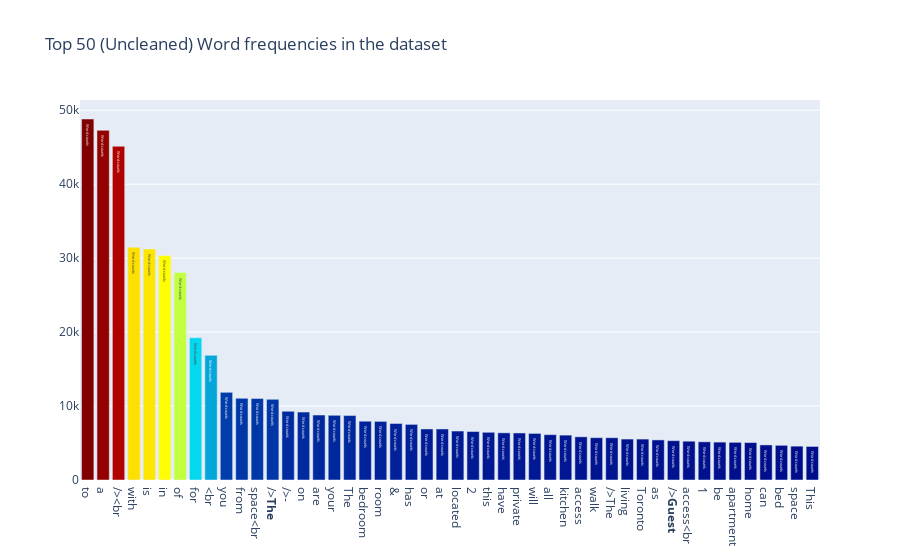

The notebook cell this image was saved under:
### Code cell
all_words = airbnb['description'].str.split(expand=True).unstack().value_counts()
data = [go.Bar(
            x = all_words.index.values[2:50],
            y = all_words.values[2:50],
            marker= dict(colorscale='Jet',
                         color = all_words.values[2:100]
                        ),
            text='Word counts'
    )]

layout = go.Layout(
    title='Top 50 (Uncleaned) Word frequencies in the dataset'
)

fig = go.Figure(data=data, layout=layout)

py.iplot(fig, filename='basic-bar')

### Figure 1 — Plotly figure (JSON) as saved in the notebook; plotly's stock layout.template omitted (floating-point values rounded to 4 significant figures)
{"data": [{"marker": {"color": [48820, 47288, 45132, 31470, 31234, 30376, 28046, 19244, 16858, 11852, 11050, 11028, 10910, 9299, 9186, 8785, 8744, 8715, 7950, 7927, 7642, 7521, 6902, 6902, 6623, 6560, 6452, 6381, 6361, 6299, 6131, 6071, 5841, 5722, 5717, 5537, 5535, 5421, 5319, 5247, 5165, 5125, 5094, 5064, 4745, 4690, 4578, 4539, 4531, 4488, 4273, 4186, 4049, 4043, 4022, 4015, 3924, 3893, 3857, 3818, 3815, 3782, 3774, 3757, 3723, 3644, 3491, 3490, 3460, 3431, 3413, 3361, 3347, 3283, 3200, 3149, 3129, 3107, 3020, 3001, 2918, 2902, 2881, 2877, 2874, 2851, 2834, 2834, 2815, 2768, 2725, 2682, 2636, 2635, 2626, 2621, 2616, 2610], "colorscale": [[0, "rgb(0,0,131)"], [0.2, "rgb(0,60,170)"], [0.4, "rgb(5,255,255)"], [0.6, "rgb(255,255,0)"], [0.8, "rgb(250,0,0)"], [1, "rgb(128,0,0)"]]}, "text": "Word counts", "type": "bar", "x": ["to", "a", "/><br", "with", "is", "in", "of", "for", "<br", "you", "from", "space</b><br", "/><b>The", "/>-", "on", "are", "your", "The", "bedroom", "room", "&", "has", "or", "at", "located", "2", "this", "have", "private", "will", "all", "kitchen", "access", "walk", "/>The", "living", "Toronto", "as", "/><b>Guest", "access</b><br", "1", "be", "apartment", "home", "can", "bed", "space", "This"], "y": [48820, 47288, 45132, 31470, 31234, 30376, 28046, 19244, 16858, 11852, 11050, 11028, 10910, 9299, 9186, 8785, 8744, 8715, 7950, 7927, 7642, 7521, 6902, 6902, 6623, 6560, 6452, 6381, 6361, 6299, 6131, 6071, 5841, 5722, 5717, 5537, 5535, 5421, 5319, 5247, 5165, 5125, 5094, 5064, 4745, 4690, 4578, 4539]}], "layout": {"title": {"text": "Top 50 (Uncleaned) Word frequencies in the dataset"}}}
